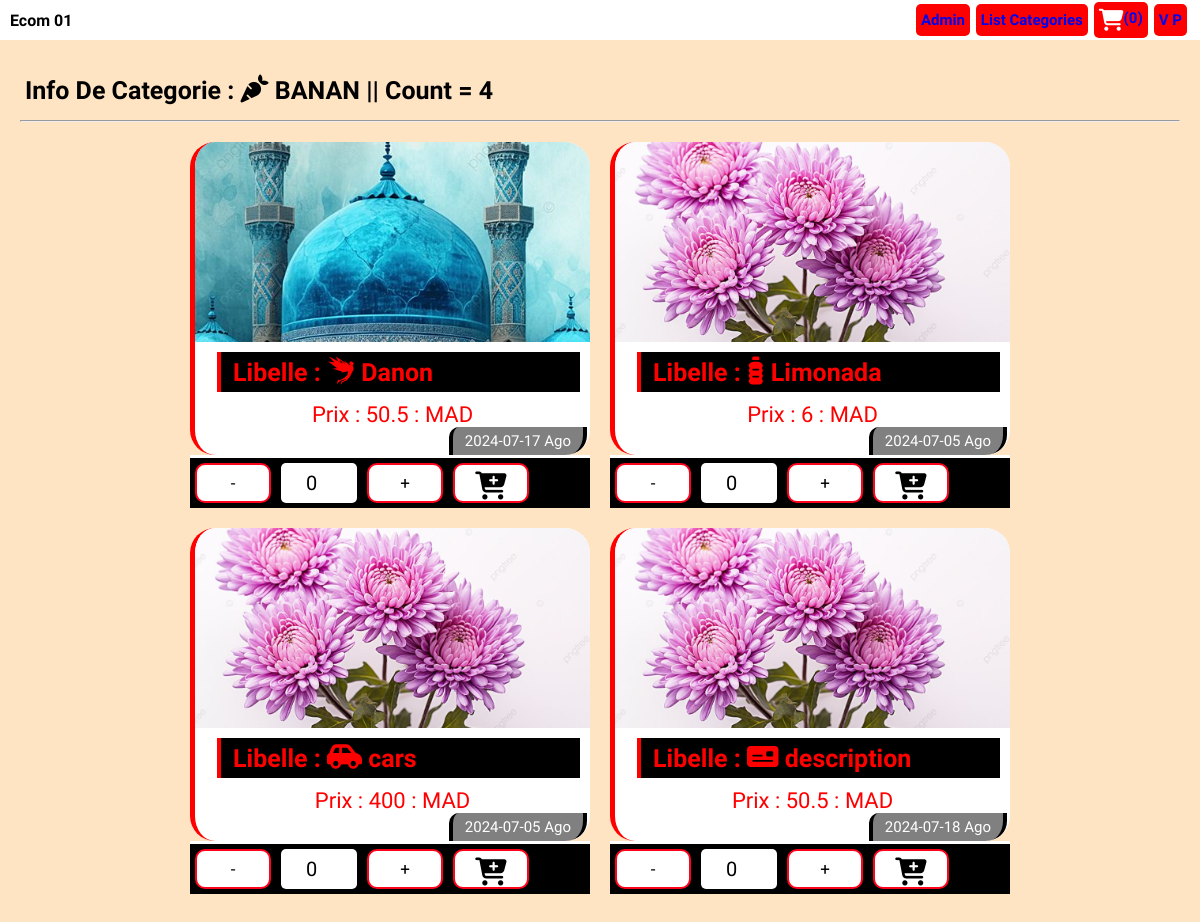
The page /Client/categories.php?id=3 (signed in) on the database its author committed.
### tables this page shows
CREATE TABLE `ec_catg` (
  `id_cg` int(11) NOT NULL,
  `libelle` varchar(255) DEFAULT NULL,
  `descrip` varchar(255) DEFAULT NULL,
  `date_crate_c` datetime DEFAULT NULL,
  `econ_c` varchar(200) DEFAULT NULL
);

CREATE TABLE `ec_prod` (
  `id_p` int(11) NOT NULL,
  `libelle` varchar(255) DEFAULT NULL,
  `prix` double DEFAULT NULL,
  `discont` int(11) DEFAULT NULL,
  `id_cg` int(11) DEFAULT NULL,
  `date_crate_p` datetime DEFAULT NULL,
  `econ_c` varchar(200) DEFAULT NULL,
  `image_p` varchar(200) DEFAULT NULL
);

### Client/categories.php (the view, shortened to what this page needs)
<?php
require_once "../databaseEcom.php";
if (isset($_GET["id"])) {
    $id = $_GET["id"];
    $sql = $pdo->prepare("SELECT * from ec_prod where  id_cg= ? ");
    $sql->execute([$id]);
    $tab_prod = $sql->fetchAll(PDO::FETCH_ASSOC);
}
$sql = $pdo->prepare("SELECT * FROM `ec_catg` WHERE  `id_cg` = ?;");
$sql->execute([$id]);
$tab_categ_one = $sql->fetch(PDO::FETCH_OBJ);
?>
<!DOCTYPE html>
<html lang="en">
<head>
    <link rel="stylesheet" href="css/style.css">
</head>
<body>
    <?php include_once("nav_cline.php");   ?>
    <div class="list-cat-prod">
        <div class="container-global catgr">
            <h2>Info De Categorie :
                <i class="<?php echo  $tab_categ_one->econ_c; ?> "></i>
                <?php echo strtoupper($tab_categ_one->libelle);
                echo "  ||  Count = " . count($tab_prod);  ?>
            </h2>
            <hr />
            <div class="porteur">
                <?php
                foreach ($tab_prod as $prod) {
                ?>
                    <div>
                        <a href="detail_Produit.php?id=<?= $prod["id_p"]   ?>">
                            <div class=' liste-cat card-prod'>
                                <div class="img-div">
                                    <img src="../<?= ($prod["image_p"] ? $prod["image_p"]   : "Upload/no-Image.JPG");  ?>">
                                </div>
                                <div class="infor-div">
                                    <h2>Libelle : <i class="<?php echo  $prod['econ_c']; ?> "></i> <?php echo   " " . $prod["libelle"] ?></h2>
                                    <div>Prix : <?= $prod["prix"] ?> : MAD</div>
                                    <span><?= date_format(date_create($prod["date_crate_p"]), "Y-m-d")  ?> Ago</span>
                                </div>
                            </div>
                        </a>
                        <?php
                        require("counter.php"); ?>
                    </div>
                <?php
                }
                ?>
            </div>
        </div>
    </div>
</body>
</html>

### Client/counter.php (shortened to what this page needs)
<?php
$qtt=0;
?>
<div class="center-elm cntr">
    <form method="post"  action="ajouter_panier.php" >
        <button   class="btn btn-catg btn-moins">-</button>
        <input type="number" name="qtt" class="counter" min="0" value="<?php echo $qtt ;?>"  >
        <button   class="btn btn-catg  btn-plus">+</button>
        <button   type="submit" class="btn btn-catg_sub "><?php  if($qtt > 0) echo '<i class="fa-regular fa-pen-to-square"></i> '; else echo '<i class="fa-solid fa-cart-plus"></i>';    ?></button>
    </form>
</div>

### CSS/style.css (style rules this page uses)
* { margin: 0; padding: 0; box-sizing: border-box; list-style: none; font-family: "Playwrite IT Moderna", cursive; font-size: 15px; }
a { text-decoration: none; }
body { background-color: bisque; }
.btn { padding: 2px 4px; font-size: 12px; margin: 2px 1px; border: 2px solid #ff031b; cursor: pointer; }
.btn-catg , .btn-catg, .btn-catg_sub { width: max-content; margin:5px; border-radius:10px; padding:3px 5px; }
i { font-size: 28px; }
textarea, input { border: none; outline: none; border-radius: 10% 0px 8px 0px; padding: 2px 3px; }
.container-global { padding: 5px; margin: 10px auto; }
* { z-index: 5; }

### rows shown on the page
ec_catg: libelle "BANAN"
ec_prod: image_p (picture), libelle "Danon", prix "50.5", date_crate_p "2024-07-17"
ec_prod: image_p (picture), libelle "Limonada", prix "6", date_crate_p "2024-07-05"
ec_prod: image_p (picture), libelle "cars", prix "400", date_crate_p "2024-07-05"
ec_prod: image_p (picture), libelle "description", prix "50.5", date_crate_p "2024-07-18"

### other values the page prints
$nbrProd "0"
count($tab_prod) "4"
